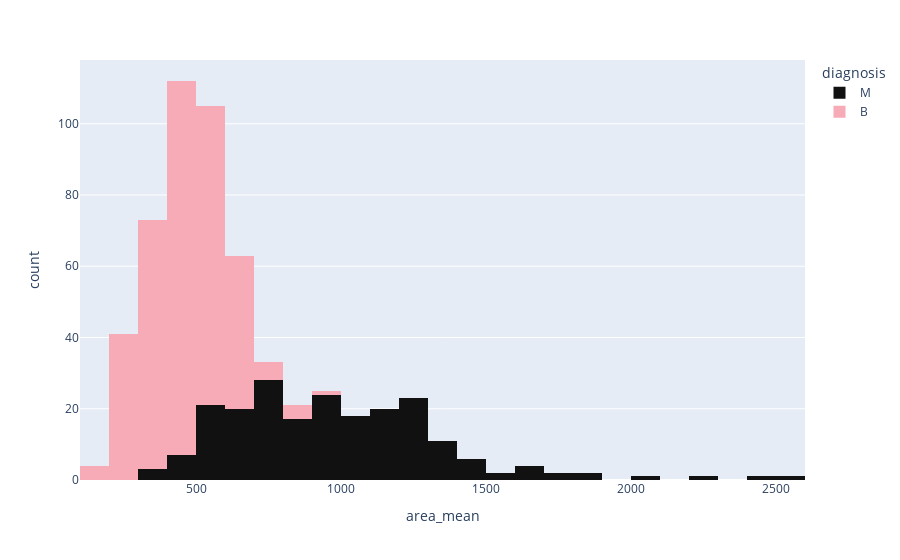

Here is the notebook cell this chart was saved with:
### Markdown cell above
#### It shows us that we have an imbalanced dataset, where the benign class is 63%, compared to the malignant class, which is 37%

### Code cell
px.histogram(data_frame=df,x=df.area_mean,color='diagnosis',color_discrete_sequence=['#111111','#f6abb6'])

### Figure 1 — Plotly figure (JSON) as saved in the notebook; plotly's stock layout.template omitted (floating-point values rounded to 4 significant figures; data arrays with more than 128 entries replaced by an {"elided": "..."} marker saying what was removed)
{"data": [{"alignmentgroup": "True", "bingroup": "x", "hovertemplate": "diagnosis=M<br>area_mean=%{x}<br>count=%{y}<extra></extra>", "legendgroup": "M", "marker": {"color": "#111111", "pattern": {"shape": ""}}, "name": "M", "offsetgroup": "M", "orientation": "v", "showlegend": true, "type": "histogram", "x": {"elided": "212 float values"}, "xaxis": "x", "yaxis": "y"}, {"alignmentgroup": "True", "bingroup": "x", "hovertemplate": "diagnosis=B<br>area_mean=%{x}<br>count=%{y}<extra></extra>", "legendgroup": "B", "marker": {"color": "#f6abb6", "pattern": {"shape": ""}}, "name": "B", "offsetgroup": "B", "orientation": "v", "showlegend": true, "type": "histogram", "x": {"elided": "357 float values"}, "xaxis": "x", "yaxis": "y"}], "layout": {"barmode": "relative", "legend": {"title": {"text": "diagnosis"}, "tracegroupgap": 0}, "margin": {"t": 60}, "xaxis": {"anchor": "y", "domain": [0, 1], "title": {"text": "area_mean"}}, "yaxis": {"anchor": "x", "domain": [0, 1], "title": {"text": "count"}}}}
